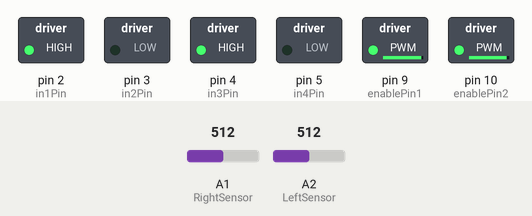
This sketch was run on a simulated Arduino Uno, built with avr-gcc and run on an emulated ATmega328P. On the bench: switched loads named in the sketch (green lamp = pin HIGH). The test bench sets the inputs (shaded band); at power-on: A1 (RightSensor) = 512, A2 (LeftSensor) = 512.

Above: at 1.2 s.
1.3 s: A1 (RightSensor) set to 716
At 2.0 s:
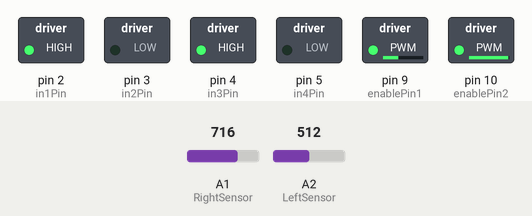
2.8 s: A2 (LeftSensor) set to 306
At 3.1 s:
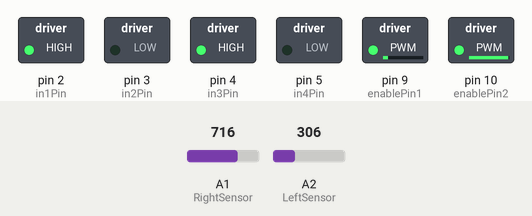
4.3 s: A1 (RightSensor) set to 170
At 5.4 s:
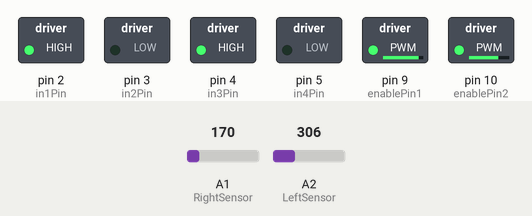
5.8 s: A2 (LeftSensor) set to 511
At 6.6 s:
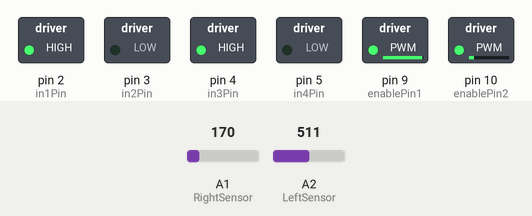
7.3 s: A1 (RightSensor) set to 260
At 7.7 s:
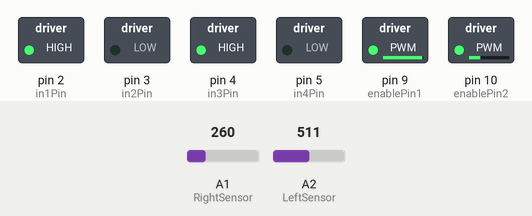
8.8 s: A2 (LeftSensor) set to 170
At 10.1 s:
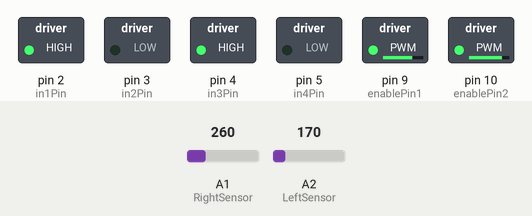
Timing chart, 0 to 11.3 s (numbered marks = the images above; inputs shaded):
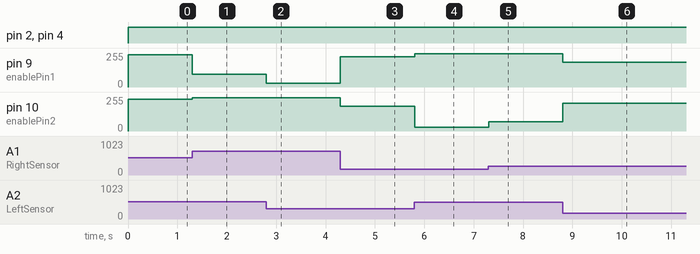

Measured:
- after the input at 1.3 s, pin 9 (enablePin1): 243/255 → 97/255 at once; pin 10 (enablePin2): 240/255 → 250/255 at once
- after the input at 2.8 s, pin 9 (enablePin1): 97/255 → 30/255 at once
- after the input at 4.3 s, pin 9 (enablePin1): 30/255 → 227/255 at once; pin 10 (enablePin2): 250/255 → 185/255 at once
- after the input at 5.8 s, pin 9 (enablePin1): 227/255 → 250/255 at once; pin 10 (enablePin2): 185/255 → 30/255 at once
- after the input at 7.3 s, pin 10 (enablePin2): 30/255 → 71/255 at once
- after the input at 8.8 s, pin 9 (enablePin1): 250/255 → 185/255 at once; pin 10 (enablePin2): 71/255 → 209/255 at once

The sketch:

Light_Follow.ino
```cpp
int enablePin1 = 9;
int enablePin2 = 10;
int in1Pin = 2;
int in2Pin = 3;
int in3Pin = 4;
int in4Pin = 5;

int sensDiffThresh = 60;
int mid = 90;
int qick = 160;

int SensorLeft = 0;
int SensorRight = 0;
/* Define the pins for the light sensors */
int LeftSensor = A2; // This stores the value of the Left Sensor pin to use later on in the sketch
int RightSensor = A1; // This stores the value of the Right Sensor pin to use later on in the sketch
const int baseSpeed = 160;
const int foreSpeed = 240;
double c=1.33;
double bias=0.55;
double slow=0.4;

/* Define variables for the LDR Sensor readings and the difference between the two */
int SensorDifference = 0; // This value is used to determine the difference between the Left and Right
int error = 3;// difference between motors for turning

int leftServoSpeed = 0;
int rightServoSpeed = 0;

void setup ()
{
  pinMode (in1Pin, OUTPUT);
  pinMode (in2Pin, OUTPUT);
  pinMode (in3Pin, OUTPUT);
  pinMode (in4Pin, OUTPUT) ;
  pinMode (enablePin1, OUTPUT) ;
  pinMode (enablePin2, OUTPUT) ;
}

void loop ()
{
  boolean reverse = 0; //digitalRead (switchPin);
  SensorLeft = 1023-analogRead (LeftSensor); // This reads the valse of the sensor, then saves it to the corresponding integer.
  delay (1); // delay to let ad settle
  SensorRight = 1023-analogRead (RightSensor); // This reads the value of the sensor, then saves it to the corresponding integer.
  // SensorLeft=1.08*SensorLeft;
  delay (1); // delay to let ad settle
  SensorDifference = abs(SensorLeft-SensorRight); // This calculates the difference between the two sensors and then saves it to an integer.

  if(SensorRight<180&&SensorLeft<180){
    leftServoSpeed = 0;
    rightServoSpeed = 0;
    setMotor (leftServoSpeed, rightServoSpeed, reverse);
  }

  else{
    if (SensorDifference < sensDiffThresh)
    { // This is interpreted as if the difference between the two sensors is less than the threshold
      // (Experiment to suit our sensors), Do this:
      leftServoSpeed = foreSpeed+error; // This is used to go straight
      rightServoSpeed = foreSpeed; // both motors are enabled to go forward.
    }

    else if(SensorDifference < mid){
      if (SensorLeft > SensorRight)
      { // This is interpreted as if the Left sensor reads more light than the Right Sensor, Do this:
        leftServoSpeed = foreSpeed-30; // This is used to turn left making the left servo much slower than the right servo
        rightServoSpeed = foreSpeed; // opposite motor runs to turn Left
      }

      if (SensorLeft < SensorRight)
      { // This is interpreted as if the Left sensor reads less light than the Right Sensor, Do this:
        leftServoSpeed = foreSpeed; // This is used to go right
        rightServoSpeed = foreSpeed-30; // This is used to turn right making the left servo much slower than the left servo.
      }
    }

    else if(SensorDifference < qick){
      if (SensorLeft > SensorRight)
      { // This is interpreted as if the Left sensor reads more light than the Right Sensor, Do this:
        leftServoSpeed = baseSpeed+25; // This is used to turn left making the left servo much slower than the right servo
        rightServoSpeed = baseSpeed+25+slow*(SensorDifference-30); // opposite motor runs to turn Left
      }

      if (SensorLeft < SensorRight)
      { // This is interpreted as if the Left sensor reads less light than the Right Sensor, Do this:
        leftServoSpeed = baseSpeed+25+slow*(SensorDifference-30); // This is used to go right
        rightServoSpeed = baseSpeed+25; // This is used to turn right making the left servo much slower than the left servo.
      }
    }

    else{
      if (SensorLeft > SensorRight)
      { // This is interpreted as if the Left sensor reads more light than the Right Sensor, Do this:
        leftServoSpeed = baseSpeed-bias*(SensorDifference-90); // This is used to turn left making the left servo much slower than the right servo
        rightServoSpeed = baseSpeed+c*(SensorDifference-90); // opposite motor runs to turn Left
      }

      if (SensorLeft < SensorRight)
      { // This is interpreted as if the Left sensor reads less light than the Right Sensor, Do this:
        leftServoSpeed = baseSpeed+c*(SensorDifference-90); // This is used to go right
        rightServoSpeed = baseSpeed-bias*(SensorDifference-90); // This is used to turn right making the left servo much slower than the left servo.
      }
    }

    if(leftServoSpeed>250) leftServoSpeed=250;
    if(leftServoSpeed<30) leftServoSpeed=30;
    if(rightServoSpeed>250) rightServoSpeed=250;
    if(rightServoSpeed<30) rightServoSpeed=30;
    setMotor (leftServoSpeed, rightServoSpeed, reverse);
  }
}

void setMotor (int leftservospeed, int rightservospeed, boolean reverse)
{
  analogWrite (enablePin2, rightServoSpeed); //pwm the enable pin with the speed value for the right motor
  digitalWrite (in1Pin, ! reverse);
  digitalWrite (in2Pin, reverse);
  analogWrite (enablePin1, leftServoSpeed); //pwm the enable pin with the speed value for the left motor
  digitalWrite (in3Pin, ! reverse);
  digitalWrite (in4Pin, reverse);
}
```
